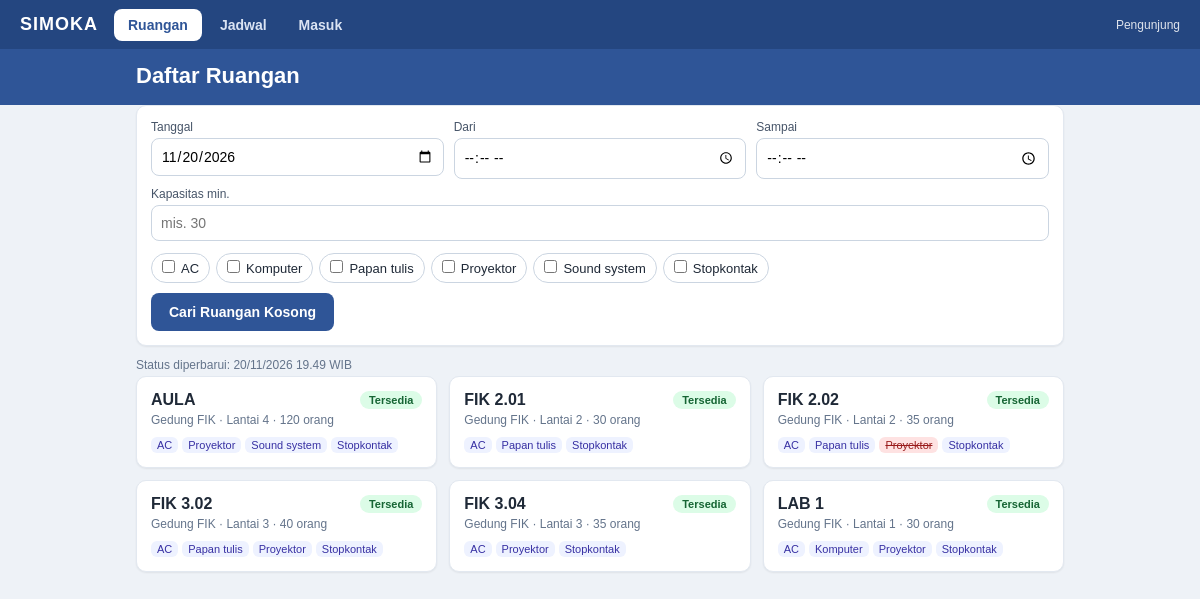
The page / on the database its author committed.
### tables this page shows
CREATE TABLE fasilitas (
  id_fasilitas   INT AUTO_INCREMENT PRIMARY KEY,
  nama_fasilitas VARCHAR(50) NOT NULL UNIQUE,
  keterangan     VARCHAR(255) NULL
);

CREATE TABLE ruangan (
  id_ruangan   INT AUTO_INCREMENT PRIMARY KEY,
  kode_ruangan VARCHAR(20)  NOT NULL UNIQUE,
  nama_ruangan VARCHAR(100) NOT NULL,
  gedung       VARCHAR(50)  NOT NULL,
  lantai       INT NOT NULL,
  kapasitas    INT NOT NULL,
  status       ENUM('tersedia','digunakan') NOT NULL DEFAULT 'tersedia',
  updated_at   TIMESTAMP NOT NULL DEFAULT CURRENT_TIMESTAMP ON UPDATE CURRENT_TIMESTAMP
);

CREATE TABLE ruangan_fasilitas (
  id           INT AUTO_INCREMENT PRIMARY KEY,
  id_ruangan   INT NOT NULL,
  id_fasilitas INT NOT NULL,
  jumlah       INT NOT NULL DEFAULT 1,
  kondisi      ENUM('baik','rusak') NOT NULL DEFAULT 'baik',
  UNIQUE KEY uq_rf (id_ruangan, id_fasilitas),
  FOREIGN KEY (id_ruangan)   REFERENCES ruangan(id_ruangan)     ON DELETE CASCADE,
  FOREIGN KEY (id_fasilitas) REFERENCES fasilitas(id_fasilitas) ON DELETE CASCADE
);

### index.php (the view, shortened to what this page needs)
<?php
require 'app.php';
$tgl = $_GET['tgl'] ?? date('Y-m-d');
$dari = $_GET['dari'] ?? '';
$sampai = $_GET['sampai'] ?? '';
$kap = (int)($_GET['kap'] ?? 0);
$fas = array_map('intval', (array)($_GET['fas'] ?? []));
$cari = isset($_GET['cari']);
$sql = 'SELECT * FROM ruangan r WHERE kapasitas >= ?'; $p = [$kap];
$rooms = q($sql . ' ORDER BY kode_ruangan', $p)->fetchAll();
$semuaFas = q('SELECT * FROM fasilitas ORDER BY nama_fasilitas')->fetchAll();
$hasil = [];
foreach ($rooms as $r) {
    $st = status_ruangan($r['id_ruangan']);
    $r['st'] = $st; $hasil[] = $r;
}
ob_start(); ?>
<form class="card filter" method="get">
  <div class="row"><label>Tanggal<input type="date" name="tgl" value="<?= e($tgl) ?>"></label>
  <label>Dari<input type="time" name="dari" value="<?= e($dari) ?>"></label><label>Sampai<input type="time" name="sampai" value="<?= e($sampai) ?>"></label></div>
  <div class="row"><label>Kapasitas min.<input type="number" min="0" name="kap" value="<?= $kap ?: '' ?>" placeholder="mis. 30"></label></div>
  <div class="chips"><?php foreach ($semuaFas as $f): ?><label class="chip"><input type="checkbox" name="fas[]" value="<?= $f['id_fasilitas'] ?>" <?= in_array($f['id_fasilitas'], $fas) ? 'checked' : '' ?>><?= e($f['nama_fasilitas']) ?></label><?php endforeach; ?></div>
  <button class="btn" name="cari" value="1">Cari Ruangan Kosong</button>
</form>
<p class="meta">Status diperbarui: <?= date('d/m/Y H.i') ?> WIB<?= $cari && $dari && $sampai ? ' · menampilkan ruangan kosong ' . e(hari_dari_tanggal($tgl)) . ' ' . e($dari) . '–' . e($sampai) : '' ?></p>
<div class="grid"><?php foreach ($hasil as $r): $st = $r['st']; $fs = fasilitas_ruangan($r['id_ruangan']); ?>
<a class="card room" href="ruangan.php?id=<?= $r['id_ruangan'] ?>">
  <div class="rh"><h3><?= e($r['kode_ruangan']) ?></h3><?= badge($st['status']) ?></div>
  <div class="meta"><?= e($r['gedung']) ?> · Lantai <?= $r['lantai'] ?> · <?= $r['kapasitas'] ?> orang</div>
  <div><?php foreach ($fs as $f): ?><span class="tag<?= $f['kondisi'] === 'rusak' ? ' bad' : '' ?>"><?= e($f['nama_fasilitas']) ?></span><?php endforeach; ?></div>
</a><?php endforeach; ?></div>
<?php layout('Daftar Ruangan', ob_get_clean(), 'ruangan');

### app.php (shortened to what this page needs)
<?php
function db(): PDO {
    static $pdo;
    if (!$pdo) {
        $pdo = new PDO('mysql:host=' . DB_HOST . ';dbname=' . DB_NAME . ';charset=utf8mb4', DB_USER, DB_PASS, [
            PDO::ATTR_ERRMODE => PDO::ERRMODE_EXCEPTION,
            PDO::ATTR_DEFAULT_FETCH_MODE => PDO::FETCH_ASSOC,
        ]);
    }
    return $pdo;
}
function q(string $sql, array $p = []): PDOStatement { $s = db()->prepare($sql); $s->execute($p); return $s; }
function e($v): string { return htmlspecialchars((string)$v, ENT_QUOTES, 'UTF-8'); }
function user(): ?array { return $_SESSION['user'] ?? null; }
function flash(?string $msg = null, string $type = 'ok') {
    $f = $_SESSION['flash'] ?? null; unset($_SESSION['flash']); return $f;
}
function status_ruangan(int $id, ?int $ts = null): array {
    $ts ??= time();
    $hari = HARI[(int)date('N', $ts)];
    $jam = date('H:i:s', $ts);
    $jadwal = q('SELECT j.*, p.nama pj FROM jadwal j LEFT JOIN pengguna p ON p.id_pengguna=j.id_pj
                 WHERE id_ruangan=? AND hari=? AND jam_mulai<=? AND jam_selesai>? LIMIT 1', [$id, $hari, $jam, $jam])->fetch() ?: null;
    $lap = q('SELECT l.*, p.nama pj FROM laporan_status l JOIN pengguna p ON p.id_pengguna=l.id_pj
              WHERE id_ruangan=? AND DATE(waktu_laporan)=? AND waktu_laporan<=? ORDER BY waktu_laporan DESC, id_laporan DESC LIMIT 1',
              [$id, date('Y-m-d', $ts), date('Y-m-d H:i:s', $ts)])->fetch() ?: null;
    return ['status' => 'tersedia', 'sumber' => $lap ? 'laporan' : 'jadwal', 'jadwal' => null, 'laporan' => $lap];
}
function fasilitas_ruangan(int $id): array {
    return q('SELECT f.nama_fasilitas, rf.jumlah, rf.kondisi, f.id_fasilitas FROM ruangan_fasilitas rf
              JOIN fasilitas f ON f.id_fasilitas=rf.id_fasilitas WHERE rf.id_ruangan=? ORDER BY f.nama_fasilitas', [$id])->fetchAll();
}
function badge(string $s): string {
    return $s === 'digunakan' ? '<span class="b no">Digunakan</span>' : '<span class="b ok">Tersedia</span>';
}
function layout(string $title, string $body, string $active = ''): void {
    $u = user(); $f = flash();
    $nav = [['index.php', 'Ruangan', 'ruangan'], ['jadwal.php', 'Jadwal', 'jadwal']];
    $nav[] = $u ? ['logout.php', 'Keluar', 'akun'] : ['login.php', 'Masuk', 'akun'];
    ?><!doctype html><html lang="id"><head><meta charset="utf-8"><meta name="viewport" content="width=device-width,initial-scale=1">
<title><?= e($title) ?> · SIMOKA</title><link rel="stylesheet" href="assets/style.css"></head><body>
<header class="bar"><a class="brand" href="index.php">SIMOKA</a>
<nav class="nav"><?php foreach ($nav as [$h, $l, $k]): ?><a href="<?= $h ?>" class="<?= $k === $active ? 'on' : '' ?>"><?= $l ?></a><?php endforeach; ?></nav>
<span class="who"><?= $u ? e($u['nama']) . ' · ' . e(str_replace('_', ' ', $u['peran'])) : 'Pengunjung' ?></span></header>
<div class="top"><div class="wrap"><h1><?= e($title) ?></h1></div></div>
<main class="wrap"><?php if ($f): ?><div class="alert <?= e($f[1]) ?>"><?= e($f[0]) ?></div><?php endif; ?><?= $body ?></main>
</body></html><?php
}

### assets/style.css (style rules this page uses)
* { box-sizing:border-box }
body { margin:0;font-family:Arial,Helvetica,sans-serif;background:#eef2f7;color:#1f2937;padding-bottom:24px }
a { color:#2f5597 }
.wrap { max-width:960px;margin:0 auto;padding:0 16px }
.top { background:#2f5597;color:#fff;padding:4px 0 16px }
.brand { color:#fff;font-weight:bold;text-decoration:none;letter-spacing:1px }
.who { font-size:12px;opacity:.85;text-transform:capitalize }
.top h1 { margin:10px 0 0;font-size:22px }
main { padding-top:14px }
.card { display:block;background:#fff;border:1px solid #e2e8f0;border-radius:10px;padding:14px;margin:0 0 12px;box-shadow:0 1px 2px #0001;color:inherit;text-decoration:none }
.card h3 { margin:0 0 8px;font-size:16px }
.grid { display:grid;grid-template-columns:repeat(auto-fill,minmax(260px,1fr));gap:12px }
.grid .card { margin:0 }
.rh { display:flex;justify-content:space-between;align-items:center }
.rh h3 { margin:0 }
.meta { font-size:12px;color:#64748b;margin:4px 0 }
.b { display:inline-block;font-size:11px;font-weight:bold;padding:3px 9px;border-radius:99px }
.ok { background:#dcfce7;color:#166534 }
.tag { display:inline-block;font-size:11px;background:#eef2ff;color:#3730a3;border-radius:6px;padding:2px 6px;margin:6px 4px 0 0 }
.tag.bad { background:#fee2e2;color:#991b1b;text-decoration:line-through }
label { display:block;font-size:12px;color:#475569;margin-bottom:8px;flex:1 }
input,select,textarea { display:block;width:100%;margin-top:4px;border:1px solid #cbd5e1;border-radius:8px;padding:9px;font-size:14px;font-family:inherit;background:#fff }
input[type=checkbox],input[type=radio] { display:inline-block;width:auto;margin:0 6px 0 0 }
.row { display:flex;gap:10px;flex-wrap:wrap }
.row>label { min-width:130px }
.chips { display:flex;flex-wrap:wrap;gap:6px;margin:4px 0 10px }
.chip { flex:0 0 auto;border:1px solid #cbd5e1;border-radius:99px;padding:6px 10px;font-size:13px;color:#1f2937;margin:0;cursor:pointer }
.btn { display:inline-block;background:#2f5597;color:#fff;border:0;border-radius:8px;padding:11px 18px;font-weight:bold;font-size:14px;cursor:pointer }
.bar { position:sticky;top:0;z-index:10;display:flex;align-items:center;gap:16px;background:#244680;color:#fff;padding:0 20px;flex-wrap:wrap }
.bar .brand { font-size:18px;padding:14px 0 }
.bar .who { margin-left:auto }
.nav { display:flex;gap:4px;flex-wrap:wrap }
.nav a { color:#dbe4f3;text-decoration:none;font-size:14px;font-weight:bold;padding:8px 14px;border-radius:8px }
.nav a.on { background:#fff;color:#2f5597 }

### rows shown on the page
fasilitas: nama_fasilitas "AC"
fasilitas: nama_fasilitas "Komputer"
fasilitas: nama_fasilitas "Papan tulis"
fasilitas: nama_fasilitas "Proyektor"
fasilitas: nama_fasilitas "Sound system"
fasilitas: nama_fasilitas "Stopkontak"
ruangan: kode_ruangan "AULA", gedung "Gedung FIK", lantai "4", kapasitas "120"
ruangan_fasilitas: id_fasilitas.nama_fasilitas "AC"
ruangan_fasilitas: id_fasilitas.nama_fasilitas "Proyektor"
ruangan_fasilitas: id_fasilitas.nama_fasilitas "Sound system"
ruangan_fasilitas: id_fasilitas.nama_fasilitas "Stopkontak"
ruangan: kode_ruangan "FIK 2.01", gedung "Gedung FIK", lantai "2", kapasitas "30"
ruangan_fasilitas: id_fasilitas.nama_fasilitas "AC"
ruangan_fasilitas: id_fasilitas.nama_fasilitas "Papan tulis"
ruangan_fasilitas: id_fasilitas.nama_fasilitas "Stopkontak"
ruangan: kode_ruangan "FIK 2.02", gedung "Gedung FIK", lantai "2", kapasitas "35"
ruangan_fasilitas: id_fasilitas.nama_fasilitas "AC"
ruangan_fasilitas: id_fasilitas.nama_fasilitas "Proyektor"
ruangan_fasilitas: id_fasilitas.nama_fasilitas "Stopkontak"
ruangan: kode_ruangan "FIK 3.02", gedung "Gedung FIK", lantai "3", kapasitas "40"
ruangan_fasilitas: id_fasilitas.nama_fasilitas "Proyektor"
ruangan: kode_ruangan "FIK 3.04", gedung "Gedung FIK", lantai "3", kapasitas "35"
ruangan: kode_ruangan "LAB 1", gedung "Gedung FIK", lantai "1", kapasitas "30"
ruangan_fasilitas: id_fasilitas.nama_fasilitas "Komputer"
ruangan_fasilitas: id_fasilitas.nama_fasilitas "Stopkontak"

### other values the page prints
$l "Ruangan"
$l "Jadwal"
$l "Masuk"
$title "Daftar Ruangan"
